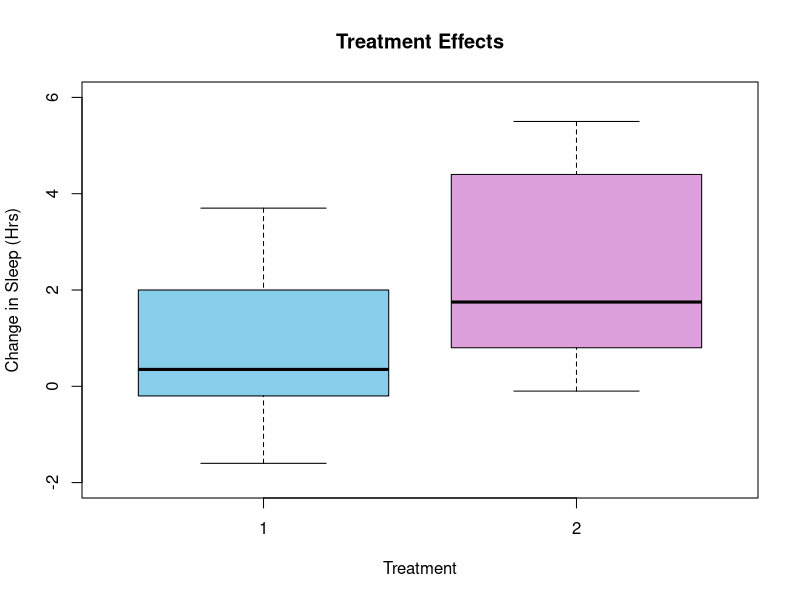

Write the R code that produced this figure.
## ---- chunk 1
knitr::opts_chunk$set(echo = TRUE)
## ---- chunk 2
##install packages##
library(dplyr)    #data manipulation
library(datasets)    #collection of datasets
library(rmarkdown)    #markdown
## ---- chunk 3
head(sleep)  #preview data

#change column name
#in order to prevent confusion when using
#group_by() in piping
colnames(sleep)[colnames(sleep)=="group"] <- "treatment"    #rename column
head(sleep)    #see that column name is changed
## ---- chunk 4
##find mean change in sleep for each treatment##
averages <- sleep %>%    #store results to object named 'averages'
  group_by(treatment) %>%    #group observations by treatment
  summarise(avg = mean(extra))    #calculate mean change in hours of sleep
averages    #see results
## ---- chunk 5
##create a boxplot##
boxplot(extra ~ treatment, data = sleep,
        xlab = "Treatment",    #label x-axis
        ylab = "Change in Sleep (Hrs)",    #label y-axis
        main = "Treatment Effects",    #title boxplots
        names = c("1", "2"),    #label treatment types
        col = c("skyblue", "plum"),    #choose color for each boxplots
        ylim = c(-2,6)    #increase range of y-axis
        )
## ---- chunk 6
##create function eval_effect##
#input: value representing observed change
#output: statement about type of change
eval_effect <- function(observation){
  if (observation > 0){    #label a positive value as an increase
    return("increase")}
  else if (observation < 0){    #label a negative value as a decrease
    return("decrease")}
  else {                    #label a zero value as no change
    return("no change")}
}

##effect column##
#create column
sleep$effect <- apply(sleep[1], 1, eval_effect)    #apply eval_effect function to observations
#view data with new column
sleep
